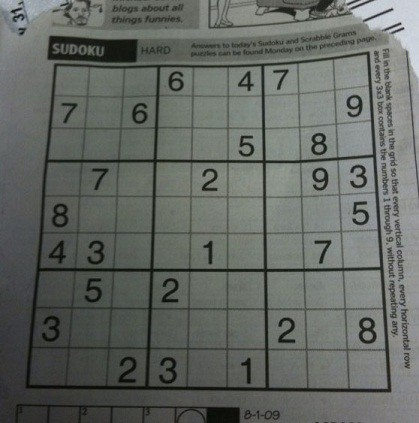
#> input picture sudoku.jpeg, 419 x 423 px
$ jupyter execute opencv.ipynb   (shell and % lines are left out)
#> lines starting #> are read from the running program, lines starting #| are printed output that depends on the picture; after the words box and inside, x2 and y2 are one past the last pixel; in counts of white or black regions, pixels touching at a corner belong together
[cell 1]

import cv2
import matplotlib.pyplot as plt
import numpy as np
from four_point_transform import four_point_transform

[cell 2]
def draw(img):
    plt.figure(figsize=(10, 10))
    plt.imshow(img, cmap='gray')

[cell 3]
src = 'sudoku.jpeg'
img = cv2.imread(src)
#> img is the input picture: shape (423, 419, 3); mean B, G, R 98.9, 103.6, 99.4
draw(img)

[cell 4]
# Convert image to grayscale.
gray = cv2.cvtColor(img, cv2.COLOR_BGR2GRAY)
draw(gray)

[cell 5]
# Smooth image by applying median blur.
blur = cv2.medianBlur(gray, 5)
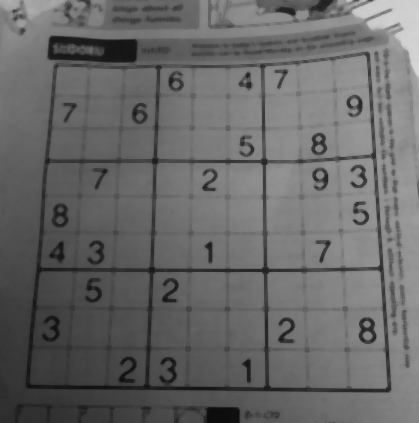
#> blur: shape (423, 419); min 12, max 214, mean 103.6
draw(blur)

[cell 6]
# Sharpen image to enhance edges.
sharpen_kernel = np.array([[-1,-1,-1], [-1,9,-1], [-1,-1,-1]])
sharpen = cv2.filter2D(blur, -1, sharpen_kernel)
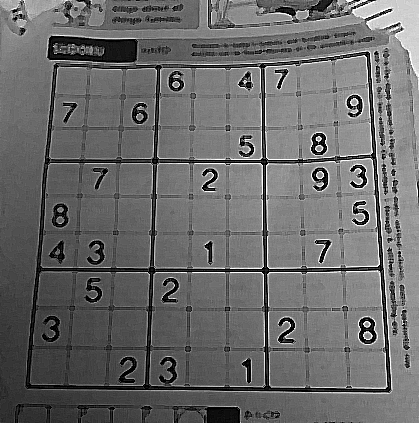
#> sharpen: shape (423, 419); min 0, max 255, mean 105.7
draw(sharpen)

[cell 7]
block_size=15
c=5
thresh = cv2.adaptiveThreshold(blur, 255, cv2.ADAPTIVE_THRESH_GAUSSIAN_C, cv2.THRESH_BINARY_INV, block_size, c)
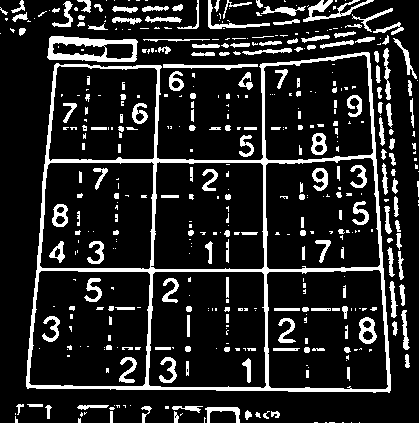
#> thresh: shape (423, 419); 14.8% white; 450 white regions (247 under 20 px), largest, box (x1, y1, x2, y2) and area: (26, 52, 391, 393) 8879, (47, 36, 138, 62) 1164, (303, 0, 374, 22) 469
draw(thresh)

[cell 8]
kernel = cv2.getStructuringElement(cv2.MORPH_RECT, (3, 3))
close = cv2.morphologyEx(thresh, cv2.MORPH_OPEN, kernel, iterations=1)
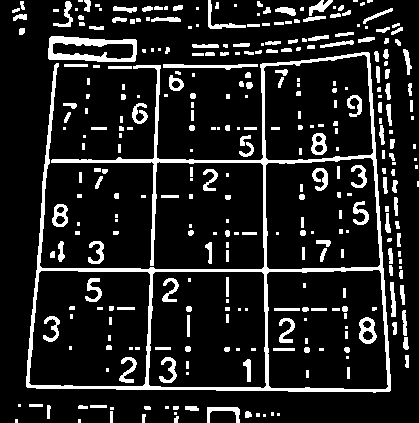
#> close: shape (423, 419); 13.3% white; 324 white regions (115 under 20 px), largest, box (x1, y1, x2, y2) and area: (26, 52, 391, 393) 8614, (48, 36, 137, 62) 1136, (163, 64, 258, 70) 320
draw(close)

[cell 9]
# NOTE: This method of finding contour does not solve for warped boxes.
# Find all contours.
def getSkewAngle(img):
    img = img.copy()
    gray = cv2.cvtColor(img, cv2.COLOR_BGR2GRAY)
    blur = cv2.medianBlur(gray, 3)
    block_size=15
    c=5
    thresh = cv2.adaptiveThreshold(blur, 255, cv2.ADAPTIVE_THRESH_GAUSSIAN_C, cv2.THRESH_BINARY_INV, block_size, c)

    kernel = cv2.getStructuringElement(cv2.MORPH_RECT, (3, 3))
    close = cv2.morphologyEx(thresh, cv2.MORPH_CLOSE, kernel, iterations=3)

    contours, hierarchy = cv2.findContours(close, cv2.RETR_LIST, cv2.CHAIN_APPROX_SIMPLE)

    # Find contours with the largest area.
    contours = sorted(contours, key=cv2.contourArea, reverse = True)

    # Find largest contour and surround in min area box
    largest_contour = contours[0]
    min_area_rect = cv2.minAreaRect(largest_contour)

    # Determine the angle. Convert it to the value that was originally used to obtain skewed image
    angle = min_area_rect[-1]
    if angle < -45:
        angle = 90 + angle
    return angle

# Rotate the image around its center
def rotateImage(img, angle: float):
    img = img.copy()
    (h, w) = img.shape[:2]
    center = (w // 2, h // 2)
    M = cv2.getRotationMatrix2D(center, angle, 1.0)
    out = cv2.warpAffine(img, M, (w, h), flags=cv2.INTER_CUBIC, borderMode=cv2.BORDER_REPLICATE)
    return out

# Deskew image
def deskew(img):
    img = img.copy()
    angle = getSkewAngle(img)
#> in getSkewAngle, `thresh = cv2.adaptiveThreshold(blur, 255, cv2.ADAPTIVE_THRESH_GAUSSIAN..`:
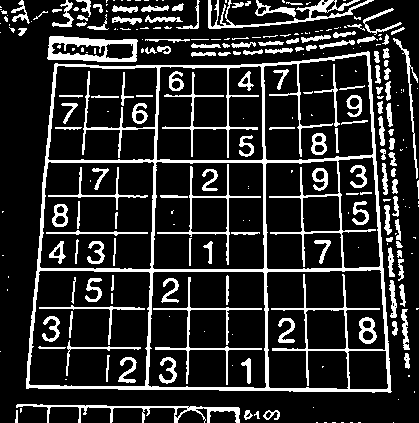
#> thresh: shape (423, 419); 17.2% white; 266 white regions (124 under 20 px), largest, box (x1, y1, x2, y2) and area: (26, 51, 392, 393) 11851, (47, 36, 138, 62) 1197, (208, 0, 374, 29) 1031
#> in getSkewAngle, `close = cv2.morphologyEx(thresh, cv2.MORPH_CLOSE, kernel, iterations=3)`:
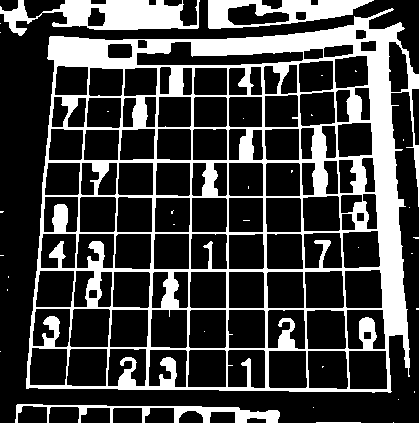
#> close: shape (423, 419); 26.1% white; 34 white regions (29 under 20 px)
#> in getSkewAngle, `contours, hierarchy = cv2.findContours(close, cv2.RETR_LIST, cv2.CHAIN..`: contours = 145 contours, 30 with area under 20; largest, box (x1, y1, x2, y2) and area: (26, 8, 419, 393) 127466, (0, 0, 200, 36) 3628, (208, 0, 374, 29) 3153, (136, 41, 304, 66) 2088, (306, 309, 347, 350) 1529
#> in getSkewAngle, `largest_contour = contours[0]`: largest_contour = contour of 365 points, box (x1, y1, x2, y2) (26, 8, 419, 393), area 127466
#> in getSkewAngle, `min_area_rect = cv2.minAreaRect(largest_contour)`: min_area_rect = ((223.1, 198.2), (384.2, 390), -89.34)
#> in getSkewAngle, `angle = min_area_rect[-1]`: angle = -89.34
#> in getSkewAngle, `angle = 90 + angle`: angle = 0.662
    return rotateImage(img, angle)

draw(deskew(img))
#> in rotateImage, `M = cv2.getRotationMatrix2D(center, angle, 1.0)`: M = [[1, 0.0116, -2.43], [-0.0116, 1, 2.43]]
#> in rotateImage, `out = cv2.warpAffine(img, M, (w, h), flags=cv2.INTER_CUBIC, borderMode..`:
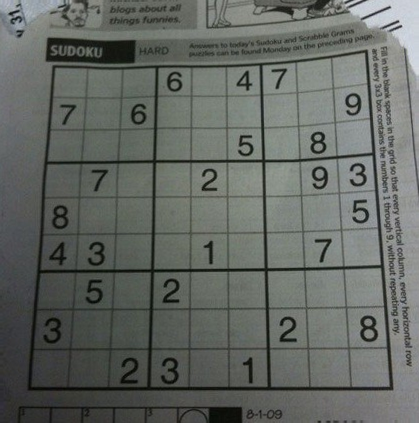
#> out: shape (423, 419, 3); mean B, G, R 98.9, 103.6, 99.4

# [11 lines of commented-out code are left out]

[cell 10]
# Finding warped contours.
contours, hierarchy = cv2.findContours(close, cv2.RETR_EXTERNAL, cv2.CHAIN_APPROX_SIMPLE)
#> contours = 229 contours, 125 with area under 20; largest, box (x1, y1, x2, y2) and area: (26, 52, 391, 393) 68581, (48, 36, 137, 62) 1898, (52, 204, 68, 227) 268, (163, 64, 258, 70) 222, (207, 407, 240, 423) 162

# Find contours with the largest area.
contours = sorted(contours, key=cv2.contourArea, reverse = True)
max_contour = contours[0]
#> max_contour = contour of 286 points, box (x1, y1, x2, y2) (26, 52, 391, 393), area 68581

out = img.copy()
cv2.drawContours(out, [max_contour], -1, (0, 255, 0), 3)
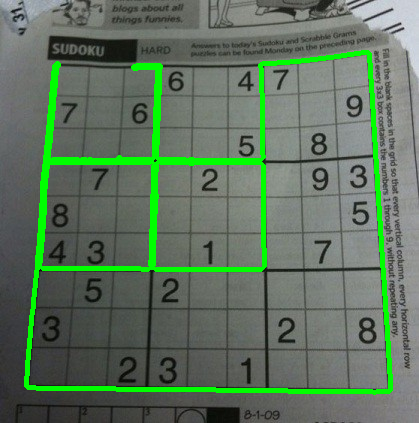
#> out: shape (423, 419, 3); 6.5% of pixels changed, all inside (x1, y1, x2, y2) = (24, 50, 393, 395)
draw(out)
# [14 lines of commented-out code are left out]
